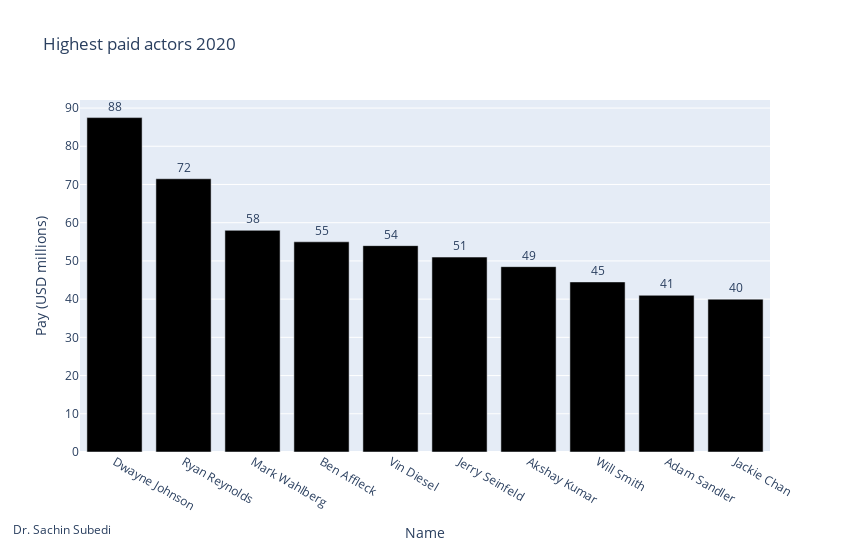

The cell this chart's notebook holds for it:
### Code cell
# Bar plot of top 10 highest earning actors in 2020
fig = px.bar(
    sorted_E2,
    x = "Name",
    y = "Pay (USD millions)",
    title= "Highest paid actors 2020",
   color_discrete_sequence=["black"], 
    height=550,
    width=850,
    text='Pay (USD millions)'

)
fig.update_traces(texttemplate='%{text:.2s}', textposition='outside')
fig.update_layout(uniformtext_minsize=8, uniformtext_mode='hide')


fig.update_layout(
    annotations=[
        dict(
            x=-0.1,
            y=-0.25,
            showarrow=False,
            text="Dr. Sachin Subedi",
            xref="paper",
            yref="paper",
            )
            ,   
    ],

)

fig.show()

### Figure 1 — Plotly figure (JSON) as saved in the notebook; plotly's stock layout.template omitted (floating-point values rounded to 4 significant figures)
{"data": [{"alignmentgroup": "True", "hovertemplate": "Name=%{x}<br>Pay (USD millions)=%{text}<extra></extra>", "legendgroup": "", "marker": {"color": "black", "pattern": {"shape": ""}}, "name": "", "offsetgroup": "", "orientation": "v", "showlegend": false, "text": [87.5, 71.5, 58, 55, 54, 51, 48.5, 44.5, 41, 40], "textposition": "outside", "texttemplate": "%{text:.2s}", "type": "bar", "x": ["Dwayne Johnson", "Ryan Reynolds", "Mark Wahlberg", "Ben Affleck", "Vin Diesel", "Jerry Seinfeld", "Akshay Kumar", "Will Smith", "Adam Sandler", "Jackie Chan"], "xaxis": "x", "y": [87.5, 71.5, 58, 55, 54, 51, 48.5, 44.5, 41, 40], "yaxis": "y"}], "layout": {"annotations": [{"showarrow": false, "text": "Dr. Sachin Subedi", "x": -0.1, "xref": "paper", "y": -0.25, "yref": "paper"}], "barmode": "relative", "height": 550, "legend": {"tracegroupgap": 0}, "title": {"text": "Highest paid actors 2020"}, "uniformtext": {"minsize": 8, "mode": "hide"}, "width": 850, "xaxis": {"anchor": "y", "domain": [0, 1], "title": {"text": "Name"}}, "yaxis": {"anchor": "x", "domain": [0, 1], "title": {"text": "Pay (USD millions)"}}}}
